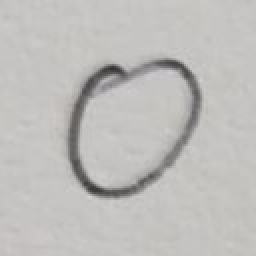
#> input picture data/minhas_imagens/digito0.jpeg, 128 x 128 px (shown 2 times larger)
$ python -i mini_projeto_2.py   (imports and definitions only)
#> lines starting #> are read from the running program, lines starting #| are printed output that depends on the picture; after the words box and inside, x2 and y2 are one past the last pixel; in counts of white or black regions, pixels touching at a corner belong together
from pathlib import Path
from time import perf_counter
import warnings

import joblib
import matplotlib.pyplot as plt
import numpy as np
import pandas as pd
import seaborn as sns
from PIL import Image, ImageFilter, ImageOps
from sklearn.datasets import fetch_openml
from sklearn.ensemble import RandomForestClassifier
from sklearn.metrics import (
    accuracy_score,
    classification_report,
    confusion_matrix,
    f1_score,
    precision_score,
    recall_score,
)
from sklearn.model_selection import train_test_split
from sklearn.neighbors import KNeighborsClassifier
from sklearn.neural_network import MLPClassifier


# [1 line not run here, left out]

BASE_DIR = Path(__file__).resolve().parent
DATA_DIR = BASE_DIR / "data"
IMAGENS_PROPRIAS_DIR = DATA_DIR / "minhas_imagens"
FIGURAS_DIR = BASE_DIR / "figuras"
RESULTADOS_DIR = BASE_DIR / "resultados"
MODELS_DIR = BASE_DIR / "models"

RANDOM_STATE = 42
CLASSES = list(range(10))

# Usei uma amostra para o projeto rodar mais rápido no VS Code.
# Se quiser treinar com a base completa, troque USAR_AMOSTRA_RAPIDA para False.
USAR_AMOSTRA_RAPIDA = True
AMOSTRA_POR_CLASSE = 1000


# [336 lines left out: functions preparar_pastas, carregar_mnist, criar_amostra_estratificada, mostrar_distribuicao_classes, mostrar_grade_digitos, dividir_e_normalizar and 5 more, not called in this run]


def preprocessar_imagem_propria(caminho_imagem):
    """Converte uma imagem própria para o formato usado pelo MNIST."""
#> called with caminho_imagem = 'data/minhas_imagens/digito0.jpeg'
    imagem = Image.open(caminho_imagem).convert("L")
    imagem = ImageOps.autocontrast(imagem)
    imagem_array = np.array(imagem).astype(np.float32) / 255.0

    # Se o fundo estiver claro, inverto para ficar parecido com o MNIST.
    if imagem_array.mean() > 0.5:
        imagem = ImageOps.invert(imagem)
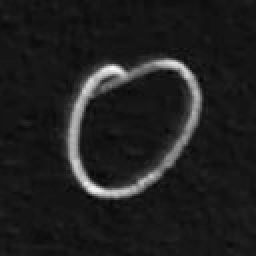
#> imagem: PIL image 128x128 L (shown 2 times larger); min 0, max 255, mean 31.7

    imagem = ImageOps.autocontrast(imagem)
    imagem_array = np.array(imagem).astype(np.float32) / 255.0
    histograma, _ = np.histogram((imagem_array * 255).astype(np.uint8), bins=256, range=(0, 256))
#> histograma = 256 values, max 3028 at index 21, min 0 at index 1, mean 64
    total = imagem_array.size
#> total = 16384
    soma_total = np.dot(np.arange(256), histograma)
#> soma_total = 518973
    soma_fundo = 0.0
    peso_fundo = 0.0
    melhor_variancia = -1.0
    melhor_limiar = 0

    for limiar, quantidade in enumerate(histograma):
        peso_fundo += quantidade
        if peso_fundo == 0:
            continue

        peso_frente = total - peso_fundo
        if peso_frente == 0:
            break

        soma_fundo += limiar * quantidade
        media_fundo = soma_fundo / peso_fundo
        media_frente = (soma_total - soma_fundo) / peso_frente
        variancia = peso_fundo * peso_frente * (media_fundo - media_frente) ** 2

        if variancia > melhor_variancia:
            melhor_variancia = variancia
            melhor_limiar = limiar
#> this loop made 256 passes
#> (quantidade, peso_fundo, peso_frente, soma_fundo, media_fundo, media_frente, variancia, melhor_variancia) on passes 1, 6, 8, 9, 11, 13: (1, 1, 16383, 0, 0, 31.68, 16439783.6, 16439783.6), (1, 2, 16382, 5, 2.5, 31.68, 27896035.7, 27896035.7), (1, 3, 16381, 12, 4, 31.68, 37654315.3, 37654315.3), (8, 11, 16373, 76, 6.91, 31.69, 110620044.4, 110620044.4), (21, 32, 16352, 286, 8.94, 31.72, 271598427.9, 271598427.9), (39, 71, 16313, 754, 10.62, 31.77, 517977837.3, 517977837.3)
#> (quantidade, peso_fundo, peso_frente, soma_fundo, media_fundo, media_frente, melhor_variancia) on passes 14, 16, 17, 19, 21, 22: (104, 175, 16209, 2106, 12.03, 31.89, 1.12e+09), (304, 479, 15905, 6666, 13.92, 32.21, 2.55e+09), (735, 1214, 15170, 18426, 15.18, 33, 5.85e+09), (1476, 2690, 13694, 44994, 16.73, 34.61, 1.18e+10), (2548, 5238, 11146, 95954, 18.32, 37.95, 2.25e+10), (3028, 8266, 8118, 159542, 19.3, 44.28, 4.19e+10)
#> after the loop, melhor_limiar = 85; melhor_variancia = 2.56e+11; peso_fundo = 16384; soma_fundo = 518718

    mascara = imagem_array > max(melhor_limiar / 255.0, 0.12)
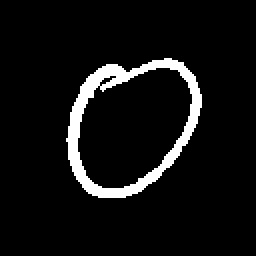
#> mascara: shape (128, 128) bool (shown 2 times larger); 6.7% white; 1 white region, box (x1, y1, x2, y2) and area: (33, 29, 101, 99) 1091
    if mascara.any():
        linhas, colunas = np.where(mascara)
#> linhas = 1091 values from 29 to 98; colunas = 1091 values, max 100 at index 409, min 33 at index 648, mean 63.51
        topo, baixo = linhas.min(), linhas.max()
#> topo = 29; baixo = 98
        esquerda, direita = colunas.min(), colunas.max()
#> esquerda = 33; direita = 100
        imagem = imagem.crop((esquerda, topo, direita + 1, baixo + 1))
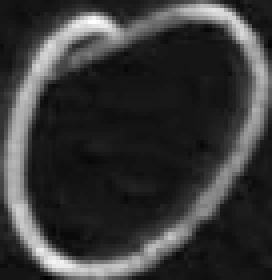
#> imagem: PIL image 68x70 L (shown 4 times larger); min 0, max 255, mean 55.8

    imagem_array = np.array(imagem).astype(np.float32) / 255.0
#> imagem_array: shape (70, 68) float32
    imagem_array = np.where(imagem_array > max(melhor_limiar / 255.0, 0.12), imagem_array, 0.0)
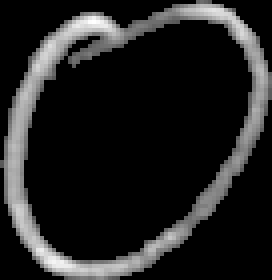
#> imagem_array: shape (70, 68) float32 (shown 4 times larger); min 0, max 1, mean 0.132
    imagem_array = np.clip(imagem_array * 1.8, 0.0, 1.0)
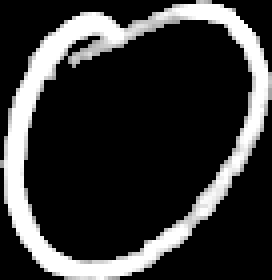
#> imagem_array: shape (70, 68) float32 (shown 4 times larger); min 0, max 1, mean 0.208
    imagem = Image.fromarray((imagem_array * 255).astype(np.uint8)).filter(ImageFilter.MaxFilter(3))
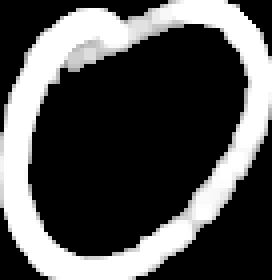
#> imagem: PIL image 68x70 L (shown 4 times larger); min 0, max 255, mean 80.2

    imagem.thumbnail((20, 20), Image.Resampling.LANCZOS)
#> imagem: PIL image 19x20 L
    canvas = Image.new("L", (28, 28), 0)
#> canvas: PIL image 28x28 L; every value is 0
    pos_x = (28 - imagem.width) // 2
#> pos_x = 4
    pos_y = (28 - imagem.height) // 2
#> pos_y = 4
    canvas.paste(imagem, (pos_x, pos_y))
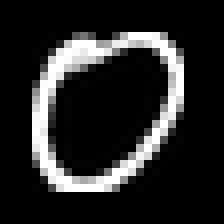
#> canvas: PIL image 28x28 L (shown 8 times larger); min 0, max 255, mean 39.2

    imagem_processada = np.array(canvas).astype(np.float32) / 255.0
    return imagem_processada


# [147 lines left out: functions testar_imagens_proprias, plotar_imagem_e_probabilidades, salvar_melhor_modelo, normalizar_nome, executar_pipeline, not called in this run]


# [2 lines not run here, left out]

>>> result = preprocessar_imagem_propria('data/minhas_imagens/digito0.jpeg')

$ run again, on data/minhas_imagens/digito5.jpeg
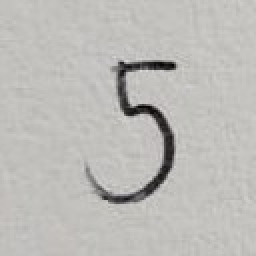
#> input picture data/minhas_imagens/digito5.jpeg, 128 x 128 px (shown 2 times larger)
#> in preprocessar_imagem_propria, `imagem = ImageOps.invert(imagem)`:
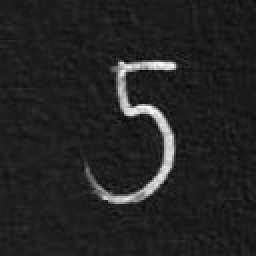
#> imagem: PIL image 128x128 L (shown 2 times larger); min 0, max 255, mean 35.5
#> histograma = 256 values, max 1789 at index 28, min 0 at index 1, mean 64
#> soma_total = 581705
#> the loop in preprocessar_imagem_propria, `for limiar, quantidade in enumerate(histograma):` made 256 passes
#> (quantidade, peso_fundo, peso_frente, soma_fundo, media_fundo, media_frente, variancia, melhor_variancia) on passes 1, 4, 10, 11, 12, 13, 15: (1, 1, 16383, 0, 0, 35.51, 20654380, 20654380), (3, 4, 16380, 9, 2.25, 35.51, 72491261.4, 72491261.4), (2, 6, 16378, 27, 4.5, 35.52, 94531920.6, 94531920.6), (2, 8, 16376, 47, 5.88, 35.52, 115124929.9, 115124929.9), (2, 10, 16374, 69, 6.9, 35.52, 134138197.1, 134138197.1), (10, 20, 16364, 189, 9.45, 35.54, 222712405.4, 222712405.4), (12, 32, 16352, 357, 11.16, 35.55, 311424587.6, 311424587.6)
#> mascara: shape (128, 128) bool; 3.7% white; 3 white regions (2 under 20 px), largest, box (x1, y1, x2, y2) and area: (46, 30, 88, 102) 611
#> in preprocessar_imagem_propria, `canvas.paste(imagem, (pos_x, pos_y))`:
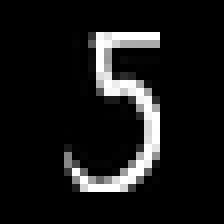
#> canvas: PIL image 28x28 L (shown 8 times larger); min 0, max 255, mean 23.1

$ run again, on data/minhas_imagens/digito6.jpeg
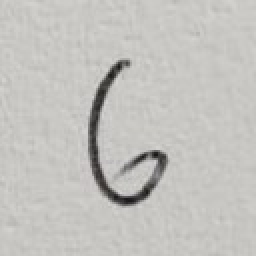
#> input picture data/minhas_imagens/digito6.jpeg, 128 x 128 px (shown 2 times larger)
#> histograma = 256 values, max 1977 at index 18, min 0 at index 1, mean 64
#> soma_total = 407936
#> the loop in preprocessar_imagem_propria, `for limiar, quantidade in enumerate(histograma):` made 256 passes
#> (quantidade, peso_fundo, peso_frente, soma_fundo, media_fundo, media_frente, variancia, melhor_variancia) on passes 1, 3, 4, 6, 7: (2, 2, 16382, 0, 0, 24.9, 20316418, 20316418), (6, 8, 16376, 12, 1.5, 24.91, 71795256.3, 71795256.3), (11, 19, 16365, 45, 2.37, 24.92, 158197817.4, 158197817.4), (35, 54, 16330, 220, 4.07, 24.97, 384938121.5, 384938121.5), (51, 105, 16279, 526, 5.01, 25.03, 684894345.5, 684894345.5)
#> after the loop in preprocessar_imagem_propria, `for limiar, quantidade in enumerate(histograma):`: melhor_limiar = 97; melhor_variancia = 2.36e+11; peso_fundo = 16384; soma_fundo = 406916
#> in preprocessar_imagem_propria, `mascara = imagem_array > max(melhor_limiar / 255.0, 0.12)`:
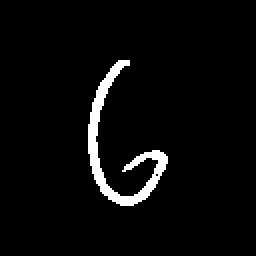
#> mascara: shape (128, 128) bool (shown 2 times larger); 3.7% white; 1 white region, box (x1, y1, x2, y2) and area: (44, 30, 84, 103) 614
#> linhas = 614 values from 30 to 102; colunas = 614 values, max 83 at index 298, min 44 at index 176, mean 58.93
#> topo = 30; baixo = 102
#> esquerda = 44; direita = 83
#> in preprocessar_imagem_propria, `canvas.paste(imagem, (pos_x, pos_y))`:
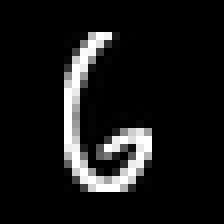
#> canvas: PIL image 28x28 L (shown 8 times larger); min 0, max 255, mean 22.6
